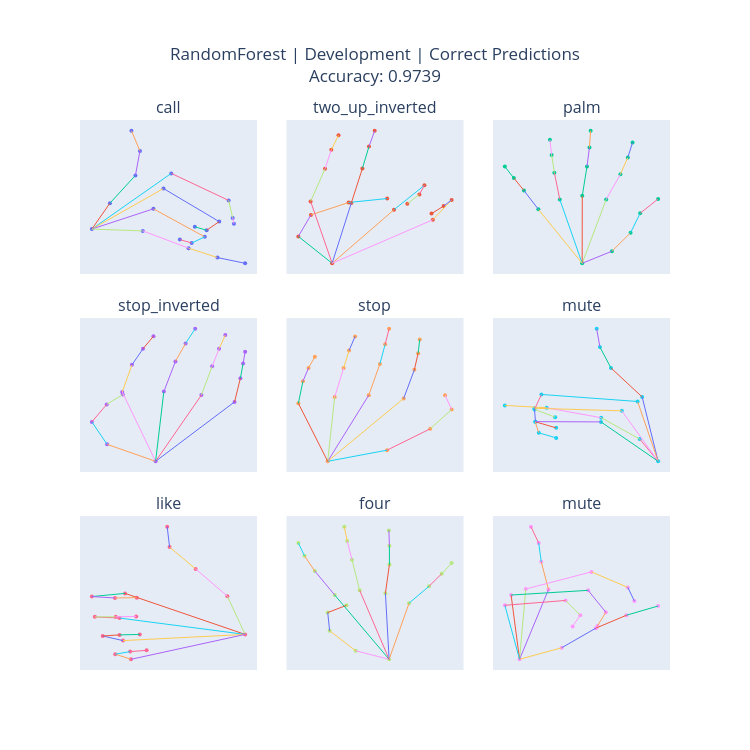

Notebook source saved alongside this figure:
### Code cell
metrics = rf_trainer.results[rf_model_name]["metrics"]["development set"]

rf_corr_pred_fig = plot_correct_landmarks(
    rf_clf,
    X_dev,
    y_dev,
    le,
    model_name="RandomForest",
    dataset_name="Development",
    accuracy=metrics["accuracy"],
    n_samples=9
)

### Figure 1 — Plotly figure (JSON) as saved in the notebook; plotly's stock layout.template omitted (floating-point values rounded to 4 significant figures)
{"data": [{"marker": {"size": 4}, "mode": "markers", "showlegend": false, "type": "scatter", "x": [0.0, 0.1754, 0.4231, 0.4666, 0.3843, 0.7709, 1.328, 1.367, 1.379, 0.6952, 1.236, 1.114, 0.9996, 0.5976, 1.096, 0.9691, 0.8543, 0.4942, 0.9388, 1.219, 1.488], "xaxis": "x", "y": [0.0, -0.3315, -0.6876, -1.0, -1.26, -0.7133, -0.3669, -0.1431, -0.06915, -0.5194, -0.09566, 0.01583, -0.02888, -0.2592, 0.09984, 0.1781, 0.135, 0.02354, 0.2443, 0.365, 0.4384], "yaxis": "y"}, {"line": {"width": 1}, "mode": "lines", "showlegend": false, "type": "scatter", "x": [0, 0.1754], "xaxis": "x", "y": [0, -0.3315], "yaxis": "y"}, {"line": {"width": 1}, "mode": "lines", "showlegend": false, "type": "scatter", "x": [0.1754, 0.4231], "xaxis": "x", "y": [-0.3315, -0.6876], "yaxis": "y"}, {"line": {"width": 1}, "mode": "lines", "showlegend": false, "type": "scatter", "x": [0.4231, 0.4666], "xaxis": "x", "y": [-0.6876, -1.0], "yaxis": "y"}, {"line": {"width": 1}, "mode": "lines", "showlegend": false, "type": "scatter", "x": [0.4666, 0.3843], "xaxis": "x", "y": [-1.0, -1.26], "yaxis": "y"}, {"line": {"width": 1}, "mode": "lines", "showlegend": false, "type": "scatter", "x": [0, 0.7709], "xaxis": "x", "y": [0, -0.7133], "yaxis": "y"}, {"line": {"width": 1}, "mode": "lines", "showlegend": false, "type": "scatter", "x": [0.7709, 1.328], "xaxis": "x", "y": [-0.7133, -0.3669], "yaxis": "y"}, {"line": {"width": 1}, "mode": "lines", "showlegend": false, "type": "scatter", "x": [1.328, 1.367], "xaxis": "x", "y": [-0.3669, -0.1431], "yaxis": "y"}, {"line": {"width": 1}, "mode": "lines", "showlegend": false, "type": "scatter", "x": [1.367, 1.379], "xaxis": "x", "y": [-0.1431, -0.06915], "yaxis": "y"}, {"line": {"width": 1}, "mode": "lines", "showlegend": false, "type": "scatter", "x": [0, 0.6952], "xaxis": "x", "y": [0, -0.5194], "yaxis": "y"}, {"line": {"width": 1}, "mode": "lines", "showlegend": false, "type": "scatter", "x": [0.6952, 1.236], "xaxis": "x", "y": [-0.5194, -0.09566], "yaxis": "y"}, {"line": {"width": 1}, "mode": "lines", "showlegend": false, "type": "scatter", "x": [1.236, 1.114], "xaxis": "x", "y": [-0.09566, 0.01583], "yaxis": "y"}, {"line": {"width": 1}, "mode": "lines", "showlegend": false, "type": "scatter", "x": [1.114, 0.9996], "xaxis": "x", "y": [0.01583, -0.02888], "yaxis": "y"}, {"line": {"width": 1}, "mode": "lines", "showlegend": false, "type": "scatter", "x": [0, 0.5976], "xaxis": "x", "y": [0, -0.2592], "yaxis": "y"}, {"line": {"width": 1}, "mode": "lines", "showlegend": false, "type": "scatter", "x": [0.5976, 1.096], "xaxis": "x", "y": [-0.2592, 0.09984], "yaxis": "y"}, {"line": {"width": 1}, "mode": "lines", "showlegend": false, "type": "scatter", "x": [1.096, 0.9691], "xaxis": "x", "y": [0.09984, 0.1781], "yaxis": "y"}, {"line": {"width": 1}, "mode": "lines", "showlegend": false, "type": "scatter", "x": [0.9691, 0.8543], "xaxis": "x", "y": [0.1781, 0.135], "yaxis": "y"}, {"line": {"width": 1}, "mode": "lines", "showlegend": false, "type": "scatter", "x": [0, 0.4942], "xaxis": "x", "y": [0, 0.02354], "yaxis": "y"}, {"line": {"width": 1}, "mode": "lines", "showlegend": false, "type": "scatter", "x": [0.4942, 0.9388], "xaxis": "x", "y": [0.02354, 0.2443], "yaxis": "y"}, {"line": {"width": 1}, "mode": "lines", "showlegend": false, "type": "scatter", "x": [0.9388, 1.219], "xaxis": "x", "y": [0.2443, 0.365], "yaxis": "y"}, {"line": {"width": 1}, "mode": "lines", "showlegend": false, "type": "scatter", "x": [1.219, 1.488], "xaxis": "x", "y": [0.365, 0.4384], "yaxis": "y"}, {"marker": {"size": 4}, "mode": "markers", "showlegend": false, "type": "scatter", "x": [0.0, -0.09071, -0.05684, 0.04424, 0.1478, -0.05779, -0.01908, -0.002164, 0.01712, 0.05153, 0.0813, 0.09893, 0.1143, 0.1662, 0.2479, 0.2344, 0.202, 0.2705, 0.321, 0.2995, 0.267], "xaxis": "x2", "y": [0.0, -0.2015, -0.3626, -0.4554, -0.4852, -0.4639, -0.708, -0.8502, -0.9592, -0.4513, -0.7105, -0.8742, -0.9934, -0.4014, -0.5843, -0.5158, -0.4464, -0.326, -0.4749, -0.4285, -0.3724], "yaxis": "y2"}, {"line": {"width": 1}, "mode": "lines", "showlegend": false, "type": "scatter", "x": [0, -0.09071], "xaxis": "x2", "y": [0, -0.2015], "yaxis": "y2"}, {"line": {"width": 1}, "mode": "lines", "showlegend": false, "type": "scatter", "x": [-0.09071, -0.05684], "xaxis": "x2", "y": [-0.2015, -0.3626], "yaxis": "y2"}, {"line": {"width": 1}, "mode": "lines", "showlegend": false, "type": "scatter", "x": [-0.05684, 0.04424], "xaxis": "x2", "y": [-0.3626, -0.4554], "yaxis": "y2"}, {"line": {"width": 1}, "mode": "lines", "showlegend": false, "type": "scatter", "x": [0.04424, 0.1478], "xaxis": "x2", "y": [-0.4554, -0.4852], "yaxis": "y2"}, {"line": {"width": 1}, "mode": "lines", "showlegend": false, "type": "scatter", "x": [0, -0.05779], "xaxis": "x2", "y": [0, -0.4639], "yaxis": "y2"}, {"line": {"width": 1}, "mode": "lines", "showlegend": false, "type": "scatter", "x": [-0.05779, -0.01908], "xaxis": "x2", "y": [-0.4639, -0.708], "yaxis": "y2"}, {"line": {"width": 1}, "mode": "lines", "showlegend": false, "type": "scatter", "x": [-0.01908, -0.002164], "xaxis": "x2", "y": [-0.708, -0.8502], "yaxis": "y2"}, {"line": {"width": 1}, "mode": "lines", "showlegend": false, "type": "scatter", "x": [-0.002164, 0.01712], "xaxis": "x2", "y": [-0.8502, -0.9592], "yaxis": "y2"}, {"line": {"width": 1}, "mode": "lines", "showlegend": false, "type": "scatter", "x": [0, 0.05153], "xaxis": "x2", "y": [0, -0.4513], "yaxis": "y2"}, {"line": {"width": 1}, "mode": "lines", "showlegend": false, "type": "scatter", "x": [0.05153, 0.0813], "xaxis": "x2", "y": [-0.4513, -0.7105], "yaxis": "y2"}, {"line": {"width": 1}, "mode": "lines", "showlegend": false, "type": "scatter", "x": [0.0813, 0.09893], "xaxis": "x2", "y": [-0.7105, -0.8742], "yaxis": "y2"}, {"line": {"width": 1}, "mode": "lines", "showlegend": false, "type": "scatter", "x": [0.09893, 0.1143], "xaxis": "x2", "y": [-0.8742, -0.9934], "yaxis": "y2"}, {"line": {"width": 1}, "mode": "lines", "showlegend": false, "type": "scatter", "x": [0, 0.1662], "xaxis": "x2", "y": [0, -0.4014], "yaxis": "y2"}, {"line": {"width": 1}, "mode": "lines", "showlegend": false, "type": "scatter", "x": [0.1662, 0.2479], "xaxis": "x2", "y": [-0.4014, -0.5843], "yaxis": "y2"}, {"line": {"width": 1}, "mode": "lines", "showlegend": false, "type": "scatter", "x": [0.2479, 0.2344], "xaxis": "x2", "y": [-0.5843, -0.5158], "yaxis": "y2"}, {"line": {"width": 1}, "mode": "lines", "showlegend": false, "type": "scatter", "x": [0.2344, 0.202], "xaxis": "x2", "y": [-0.5158, -0.4464], "yaxis": "y2"}, {"line": {"width": 1}, "mode": "lines", "showlegend": false, "type": "scatter", "x": [0, 0.2705], "xaxis": "x2", "y": [0, -0.326], "yaxis": "y2"}, {"line": {"width": 1}, "mode": "lines", "showlegend": false, "type": "scatter", "x": [0.2705, 0.321], "xaxis": "x2", "y": [-0.326, -0.4749], "yaxis": "y2"}, {"line": {"width": 1}, "mode": "lines", "showlegend": false, "type": "scatter", "x": [0.321, 0.2995], "xaxis": "x2", "y": [-0.4749, -0.4285], "yaxis": "y2"}, {"line": {"width": 1}, "mode": "lines", "showlegend": false, "type": "scatter", "x": [0.2995, 0.267], "xaxis": "x2", "y": [-0.4285, -0.3724], "yaxis": "y2"}, {"marker": {"size": 4}, "mode": "markers", "showlegend": false, "type": "scatter", "x": [0.0, 0.1569, 0.2552, 0.3058, 0.4007, 0.1266, 0.2017, 0.2408, 0.2658, 0.0005328, 0.02535, 0.03841, 0.04468, -0.1181, -0.1466, -0.161, -0.1701, -0.2309, -0.3071, -0.3602, -0.4077], "xaxis": "x3", "y": [0.0, -0.09077, -0.23, -0.3769, -0.485, -0.4804, -0.671, -0.7971, -0.9099, -0.5086, -0.7285, -0.8732, -0.999, -0.4813, -0.6828, -0.8168, -0.9301, -0.4065, -0.5487, -0.6417, -0.7286], "yaxis": "y3"}, {"line": {"width": 1}, "mode": "lines", "showlegend": false, "type": "scatter", "x": [0, 0.1569], "xaxis": "x3", "y": [0, -0.09077], "yaxis": "y3"}, {"line": {"width": 1}, "mode": "lines", "showlegend": false, "type": "scatter", "x": [0.1569, 0.2552], "xaxis": "x3", "y": [-0.09077, -0.23], "yaxis": "y3"}, {"line": {"width": 1}, "mode": "lines", "showlegend": false, "type": "scatter", "x": [0.2552, 0.3058], "xaxis": "x3", "y": [-0.23, -0.3769], "yaxis": "y3"}, {"line": {"width": 1}, "mode": "lines", "showlegend": false, "type": "scatter", "x": [0.3058, 0.4007], "xaxis": "x3", "y": [-0.3769, -0.485], "yaxis": "y3"}, {"line": {"width": 1}, "mode": "lines", "showlegend": false, "type": "scatter", "x": [0, 0.1266], "xaxis": "x3", "y": [0, -0.4804], "yaxis": "y3"}, {"line": {"width": 1}, "mode": "lines", "showlegend": false, "type": "scatter", "x": [0.1266, 0.2017], "xaxis": "x3", "y": [-0.4804, -0.671], "yaxis": "y3"}, {"line": {"width": 1}, "mode": "lines", "showlegend": false, "type": "scatter", "x": [0.2017, 0.2408], "xaxis": "x3", "y": [-0.671, -0.7971], "yaxis": "y3"}, {"line": {"width": 1}, "mode": "lines", "showlegend": false, "type": "scatter", "x": [0.2408, 0.2658], "xaxis": "x3", "y": [-0.7971, -0.9099], "yaxis": "y3"}, {"line": {"width": 1}, "mode": "lines", "showlegend": false, "type": "scatter", "x": [0, 0.0005328], "xaxis": "x3", "y": [0, -0.5086], "yaxis": "y3"}, {"line": {"width": 1}, "mode": "lines", "showlegend": false, "type": "scatter", "x": [0.0005328, 0.02535], "xaxis": "x3", "y": [-0.5086, -0.7285], "yaxis": "y3"}, {"line": {"width": 1}, "mode": "lines", "showlegend": false, "type": "scatter", "x": [0.02535, 0.03841], "xaxis": "x3", "y": [-0.7285, -0.8732], "yaxis": "y3"}, {"line": {"width": 1}, "mode": "lines", "showlegend": false, "type": "scatter", "x": [0.03841, 0.04468], "xaxis": "x3", "y": [-0.8732, -0.999], "yaxis": "y3"}, {"line": {"width": 1}, "mode": "lines", "showlegend": false, "type": "scatter", "x": [0, -0.1181], "xaxis": "x3", "y": [0, -0.4813], "yaxis": "y3"}, {"line": {"width": 1}, "mode": "lines", "showlegend": false, "type": "scatter", "x": [-0.1181, -0.1466], "xaxis": "x3", "y": [-0.4813, -0.6828], "yaxis": "y3"}, {"line": {"width": 1}, "mode": "lines", "showlegend": false, "type": "scatter", "x": [-0.1466, -0.161], "xaxis": "x3", "y": [-0.6828, -0.8168], "yaxis": "y3"}, {"line": {"width": 1}, "mode": "lines", "showlegend": false, "type": "scatter", "x": [-0.161, -0.1701], "xaxis": "x3", "y": [-0.8168, -0.9301], "yaxis": "y3"}, {"line": {"width": 1}, "mode": "lines", "showlegend": false, "type": "scatter", "x": [0, -0.2309], "xaxis": "x3", "y": [0, -0.4065], "yaxis": "y3"}, {"line": {"width": 1}, "mode": "lines", "showlegend": false, "type": "scatter", "x": [-0.2309, -0.3071], "xaxis": "x3", "y": [-0.4065, -0.5487], "yaxis": "y3"}, {"line": {"width": 1}, "mode": "lines", "showlegend": false, "type": "scatter", "x": [-0.3071, -0.3602], "xaxis": "x3", "y": [-0.5487, -0.6417], "yaxis": "y3"}, {"line": {"width": 1}, "mode": "lines", "showlegend": false, "type": "scatter", "x": [-0.3602, -0.4077], "xaxis": "x3", "y": [-0.6417, -0.7286], "yaxis": "y3"}, {"marker": {"size": 4}, "mode": "markers", "showlegend": false, "type": "scatter", "x": [0.0, -0.1417, -0.1862, -0.143, -0.09597, -0.0976, -0.06914, -0.03681, -0.006231, 0.02402, 0.05792, 0.0876, 0.1156, 0.1337, 0.1652, 0.1853, 0.2036, 0.2305, 0.2477, 0.2556, 0.2616], "xaxis": "x4", "y": [0.0, -0.1271, -0.295, -0.4261, -0.4998, -0.5194, -0.7224, -0.843, -0.9371, -0.522, -0.7481, -0.8833, -0.9933, -0.4958, -0.7119, -0.8423, -0.9457, -0.4448, -0.6225, -0.7317, -0.8215], "yaxis": "y4"}, {"line": {"width": 1}, "mode": "lines", "showlegend": false, "type": "scatter", "x": [0, -0.1417], "xaxis": "x4", "y": [0, -0.1271], "yaxis": "y4"}, {"line": {"width": 1}, "mode": "lines", "showlegend": false, "type": "scatter", "x": [-0.1417, -0.1862], "xaxis": "x4", "y": [-0.1271, -0.295], "yaxis": "y4"}, {"line": {"width": 1}, "mode": "lines", "showlegend": false, "type": "scatter", "x": [-0.1862, -0.143], "xaxis": "x4", "y": [-0.295, -0.4261], "yaxis": "y4"}, {"line": {"width": 1}, "mode": "lines", "showlegend": false, "type": "scatter", "x": [-0.143, -0.09597], "xaxis": "x4", "y": [-0.4261, -0.4998], "yaxis": "y4"}, {"line": {"width": 1}, "mode": "lines", "showlegend": false, "type": "scatter", "x": [0, -0.0976], "xaxis": "x4", "y": [0, -0.5194], "yaxis": "y4"}, {"line": {"width": 1}, "mode": "lines", "showlegend": false, "type": "scatter", "x": [-0.0976, -0.06914], "xaxis": "x4", "y": [-0.5194, -0.7224], "yaxis": "y4"}, {"line": {"width": 1}, "mode": "lines", "showlegend": false, "type": "scatter", "x": [-0.06914, -0.03681], "xaxis": "x4", "y": [-0.7224, -0.843], "yaxis": "y4"}, {"line": {"width": 1}, "mode": "lines", "showlegend": false, "type": "scatter", "x": [-0.03681, -0.006231], "xaxis": "x4", "y": [-0.843, -0.9371], "yaxis": "y4"}, {"line": {"width": 1}, "mode": "lines", "showlegend": false, "type": "scatter", "x": [0, 0.02402], "xaxis": "x4", "y": [0, -0.522], "yaxis": "y4"}, {"line": {"width": 1}, "mode": "lines", "showlegend": false, "type": "scatter", "x": [0.02402, 0.05792], "xaxis": "x4", "y": [-0.522, -0.7481], "yaxis": "y4"}, {"line": {"width": 1}, "mode": "lines", "showlegend": false, "type": "scatter", "x": [0.05792, 0.0876], "xaxis": "x4", "y": [-0.7481, -0.8833], "yaxis": "y4"}, {"line": {"width": 1}, "mode": "lines", "showlegend": false, "type": "scatter", "x": [0.0876, 0.1156], "xaxis": "x4", "y": [-0.8833, -0.9933], "yaxis": "y4"}, {"line": {"width": 1}, "mode": "lines", "showlegend": false, "type": "scatter", "x": [0, 0.1337], "xaxis": "x4", "y": [0, -0.4958], "yaxis": "y4"}, {"line": {"width": 1}, "mode": "lines", "showlegend": false, "type": "scatter", "x": [0.1337, 0.1652], "xaxis": "x4", "y": [-0.4958, -0.7119], "yaxis": "y4"}, {"line": {"width": 1}, "mode": "lines", "showlegend": false, "type": "scatter", "x": [0.1652, 0.1853], "xaxis": "x4", "y": [-0.7119, -0.8423], "yaxis": "y4"}, {"line": {"width": 1}, "mode": "lines", "showlegend": false, "type": "scatter", "x": [0.1853, 0.2036], "xaxis": "x4", "y": [-0.8423, -0.9457], "yaxis": "y4"}, {"line": {"width": 1}, "mode": "lines", "showlegend": false, "type": "scatter", "x": [0, 0.2305], "xaxis": "x4", "y": [0, -0.4448], "yaxis": "y4"}, {"line": {"width": 1}, "mode": "lines", "showlegend": false, "type": "scatter", "x": [0.2305, 0.2477], "xaxis": "x4", "y": [-0.4448, -0.6225], "yaxis": "y4"}, {"line": {"width": 1}, "mode": "lines", "showlegend": false, "type": "scatter", "x": [0.2477, 0.2556], "xaxis": "x4", "y": [-0.6225, -0.7317], "yaxis": "y4"}, {"line": {"width": 1}, "mode": "lines", "showlegend": false, "type": "scatter", "x": [0.2556, 0.2616], "xaxis": "x4", "y": [-0.7317, -0.8215], "yaxis": "y4"}, {"marker": {"size": 4}, "mode": "markers", "showlegend": false, "type": "scatter", "x": [0.0, 0.1895, 0.3274, 0.3959, 0.3748, 0.2425, 0.2767, 0.2888, 0.2939, 0.1311, 0.1668, 0.1835, 0.1962, 0.02234, 0.05089, 0.06818, 0.08753, -0.09373, -0.0791, -0.06118, -0.04111], "xaxis": "x5", "y": [0.0, -0.08234, -0.2402, -0.3836, -0.4892, -0.4643, -0.6761, -0.7989, -0.901, -0.4891, -0.7202, -0.8649, -0.9806, -0.4758, -0.6895, -0.8193, -0.9237, -0.429, -0.5914, -0.6905, -0.7727], "yaxis": "y5"}, {"line": {"width": 1}, "mode": "lines", "showlegend": false, "type": "scatter", "x": [0, 0.1895], "xaxis": "x5", "y": [0, -0.08234], "yaxis": "y5"}, {"line": {"width": 1}, "mode": "lines", "showlegend": false, "type": "scatter", "x": [0.1895, 0.3274], "xaxis": "x5", "y": [-0.08234, -0.2402], "yaxis": "y5"}, {"line": {"width": 1}, "mode": "lines", "showlegend": false, "type": "scatter", "x": [0.3274, 0.3959], "xaxis": "x5", "y": [-0.2402, -0.3836], "yaxis": "y5"}, {"line": {"width": 1}, "mode": "lines", "showlegend": false, "type": "scatter", "x": [0.3959, 0.3748], "xaxis": "x5", "y": [-0.3836, -0.4892], "yaxis": "y5"}, {"line": {"width": 1}, "mode": "lines", "showlegend": false, "type": "scatter", "x": [0, 0.2425], "xaxis": "x5", "y": [0, -0.4643], "yaxis": "y5"}, {"line": {"width": 1}, "mode": "lines", "showlegend": false, "type": "scatter", "x": [0.2425, 0.2767], "xaxis": "x5", "y": [-0.4643, -0.6761], "yaxis": "y5"}, {"line": {"width": 1}, "mode": "lines", "showlegend": false, "type": "scatter", "x": [0.2767, 0.2888], "xaxis": "x5", "y": [-0.6761, -0.7989], "yaxis": "y5"}, {"line": {"width": 1}, "mode": "lines", "showlegend": false, "type": "scatter", "x": [0.2888, 0.2939], "xaxis": "x5", "y": [-0.7989, -0.901], "yaxis": "y5"}, {"line": {"width": 1}, "mode": "lines", "showlegend": false, "type": "scatter", "x": [0, 0.1311], "xaxis": "x5", "y": [0, -0.4891], "yaxis": "y5"}, {"line": {"width": 1}, "mode": "lines", "showlegend": false, "type": "scatter", "x": [0.1311, 0.1668], "xaxis": "x5", "y": [-0.4891, -0.7202], "yaxis": "y5"}, {"line": {"width": 1}, "mode": "lines", "showlegend": false, "type": "scatter", "x": [0.1668, 0.1835], "xaxis": "x5", "y": [-0.7202, -0.8649], "yaxis": "y5"}, {"line": {"width": 1}, "mode": "lines", "showlegend": false, "type": "scatter", "x": [0.1835, 0.1962], "xaxis": "x5", "y": [-0.8649, -0.9806], "yaxis": "y5"}, {"line": {"width": 1}, "mode": "lines", "showlegend": false, "type": "scatter", "x": [0, 0.02234], "xaxis": "x5", "y": [0, -0.4758], "yaxis": "y5"}, {"line": {"width": 1}, "mode": "lines", "showlegend": false, "type": "scatter", "x": [0.02234, 0.05089], "xaxis": "x5", "y": [-0.4758, -0.6895], "yaxis": "y5"}, {"line": {"width": 1}, "mode": "lines", "showlegend": false, "type": "scatter", "x": [0.05089, 0.06818], "xaxis": "x5", "y": [-0.6895, -0.8193], "yaxis": "y5"}, {"line": {"width": 1}, "mode": "lines", "showlegend": false, "type": "scatter", "x": [0.06818, 0.08753], "xaxis": "x5", "y": [-0.8193, -0.9237], "yaxis": "y5"}, {"line": {"width": 1}, "mode": "lines", "showlegend": false, "type": "scatter", "x": [0, -0.09373], "xaxis": "x5", "y": [0, -0.429], "yaxis": "y5"}, {"line": {"width": 1}, "mode": "lines", "showlegend": false, "type": "scatter", "x": [-0.09373, -0.0791], "xaxis": "x5", "y": [-0.429, -0.5914], "yaxis": "y5"}, {"line": {"width": 1}, "mode": "lines", "showlegend": false, "type": "scatter", "x": [-0.0791, -0.06118], "xaxis": "x5", "y": [-0.5914, -0.6905], "yaxis": "y5"}, {"line": {"width": 1}, "mode": "lines", "showlegend": false, "type": "scatter", "x": [-0.06118, -0.04111], "xaxis": "x5", "y": [-0.6905, -0.7727], "yaxis": "y5"}, {"marker": {"size": 4}, "mode": "markers", "showlegend": false, "type": "scatter", "x": [0.0, -0.1263, -0.3885, -0.7605, -1.046, -0.109, -0.3218, -0.3972, -0.4193, -0.1402, -0.796, -0.8433, -0.7022, -0.2478, -0.8437, -0.8365, -0.6954, -0.3899, -0.8388, -0.8141, -0.6954], "xaxis": "x6", "y": [0.0, -0.3598, -0.7034, -0.8635, -0.902, -1.038, -1.506, -1.843, -2.139, -0.9651, -1.078, -0.8372, -0.712, -0.8142, -0.8562, -0.6366, -0.5395, -0.6356, -0.6397, -0.459, -0.3777], "yaxis": "y6"}, {"line": {"width": 1}, "mode": "lines", "showlegend": false, "type": "scatter", "x": [0, -0.1263], "xaxis": "x6", "y": [0, -0.3598], "yaxis": "y6"}, {"line": {"width": 1}, "mode": "lines", "showlegend": false, "type": "scatter", "x": [-0.1263, -0.3885], "xaxis": "x6", "y": [-0.3598, -0.7034], "yaxis": "y6"}, {"line": {"width": 1}, "mode": "lines", "showlegend": false, "type": "scatter", "x": [-0.3885, -0.7605], "xaxis": "x6", "y": [-0.7034, -0.8635], "yaxis": "y6"}, {"line": {"width": 1}, "mode": "lines", "showlegend": false, "type": "scatter", "x": [-0.7605, -1.046], "xaxis": "x6", "y": [-0.8635, -0.902], "yaxis": "y6"}, {"line": {"width": 1}, "mode": "lines", "showlegend": false, "type": "scatter", "x": [0, -0.109], "xaxis": "x6", "y": [0, -1.038], "yaxis": "y6"}, {"line": {"width": 1}, "mode": "lines", "showlegend": false, "type": "scatter", "x": [-0.109, -0.3218], "xaxis": "x6", "y": [-1.038, -1.506], "yaxis": "y6"}, {"line": {"width": 1}, "mode": "lines", "showlegend": false, "type": "scatter", "x": [-0.3218, -0.3972], "xaxis": "x6", "y": [-1.506, -1.843], "yaxis": "y6"}, {"line": {"width": 1}, "mode": "lines", "showlegend": false, "type": "scatter", "x": [-0.3972, -0.4193], "xaxis": "x6", "y": [-1.843, -2.139], "yaxis": "y6"}, {"line": {"width": 1}, "mode": "lines", "showlegend": false, "type": "scatter", "x": [0, -0.1402], "xaxis": "x6", "y": [0, -0.9651], "yaxis": "y6"}, {"line": {"width": 1}, "mode": "lines", "showlegend": false, "type": "scatter", "x": [-0.1402, -0.796], "xaxis": "x6", "y": [-0.9651, -1.078], "yaxis": "y6"}, {"line": {"width": 1}, "mode": "lines", "showlegend": false, "type": "scatter", "x": [-0.796, -0.8433], "xaxis": "x6", "y": [-1.078, -0.8372], "yaxis": "y6"}, {"line": {"width": 1}, "mode": "lines", "showlegend": false, "type": "scatter", "x": [-0.8433, -0.7022], "xaxis": "x6", "y": [-0.8372, -0.712], "yaxis": "y6"}, {"line": {"width": 1}, "mode": "lines", "showlegend": false, "type": "scatter", "x": [0, -0.2478], "xaxis": "x6", "y": [0, -0.8142], "yaxis": "y6"}, {"line": {"width": 1}, "mode": "lines", "showlegend": false, "type": "scatter", "x": [-0.2478, -0.8437], "xaxis": "x6", "y": [-0.8142, -0.8562], "yaxis": "y6"}, {"line": {"width": 1}, "mode": "lines", "showlegend": false, "type": "scatter", "x": [-0.8437, -0.8365], "xaxis": "x6", "y": [-0.8562, -0.6366], "yaxis": "y6"}, {"line": {"width": 1}, "mode": "lines", "showlegend": false, "type": "scatter", "x": [-0.8365, -0.6954], "xaxis": "x6", "y": [-0.6366, -0.5395], "yaxis": "y6"}, {"line": {"width": 1}, "mode": "lines", "showlegend": false, "type": "scatter", "x": [0, -0.3899], "xaxis": "x6", "y": [0, -0.6356], "yaxis": "y6"}, {"line": {"width": 1}, "mode": "lines", "showlegend": false, "type": "scatter", "x": [-0.3899, -0.8388], "xaxis": "x6", "y": [-0.6356, -0.6397], "yaxis": "y6"}, {"line": {"width": 1}, "mode": "lines", "showlegend": false, "type": "scatter", "x": [-0.8388, -0.8141], "xaxis": "x6", "y": [-0.6397, -0.459], "yaxis": "y6"}, {"line": {"width": 1}, "mode": "lines", "showlegend": false, "type": "scatter", "x": [-0.8141, -0.6954], "xaxis": "x6", "y": [-0.459, -0.3777], "yaxis": "y6"}, {"marker": {"size": 4}, "mode": "markers", "showlegend": false, "type": "scatter", "x": [0.0, -0.1573, -0.4375, -0.6677, -0.689, -1.062, -1.355, -1.15, -0.9577, -1.109, -1.329, -1.144, -0.9628, -1.079, -1.259, -1.11, -0.9313, -1.009, -1.148, -1.016, -0.8707], "xaxis": "x7", "y": [0.0, -0.5754, -0.9857, -1.314, -1.621, -0.6173, -0.5696, -0.548, -0.5534, -0.246, -0.2641, -0.2648, -0.2702, 0.09306, 0.02338, 0.007391, 0.0002646, 0.3745, 0.2975, 0.2588, 0.2396], "yaxis": "y7"}, {"line": {"width": 1}, "mode": "lines", "showlegend": false, "type": "scatter", "x": [0, -0.1573], "xaxis": "x7", "y": [0, -0.5754], "yaxis": "y7"}, {"line": {"width": 1}, "mode": "lines", "showlegend": false, "type": "scatter", "x": [-0.1573, -0.4375], "xaxis": "x7", "y": [-0.5754, -0.9857], "yaxis": "y7"}, {"line": {"width": 1}, "mode": "lines", "showlegend": false, "type": "scatter", "x": [-0.4375, -0.6677], "xaxis": "x7", "y": [-0.9857, -1.314], "yaxis": "y7"}, {"line": {"width": 1}, "mode": "lines", "showlegend": false, "type": "scatter", "x": [-0.6677, -0.689], "xaxis": "x7", "y": [-1.314, -1.621], "yaxis": "y7"}, {"line": {"width": 1}, "mode": "lines", "showlegend": false, "type": "scatter", "x": [0, -1.062], "xaxis": "x7", "y": [0, -0.6173], "yaxis": "y7"}, {"line": {"width": 1}, "mode": "lines", "showlegend": false, "type": "scatter", "x": [-1.062, -1.355], "xaxis": "x7", "y": [-0.6173, -0.5696], "yaxis": "y7"}, {"line": {"width": 1}, "mode": "lines", "showlegend": false, "type": "scatter", "x": [-1.355, -1.15], "xaxis": "x7", "y": [-0.5696, -0.548], "yaxis": "y7"}, {"line": {"width": 1}, "mode": "lines", "showlegend": false, "type": "scatter", "x": [-1.15, -0.9577], "xaxis": "x7", "y": [-0.548, -0.5534], "yaxis": "y7"}, {"line": {"width": 1}, "mode": "lines", "showlegend": false, "type": "scatter", "x": [0, -1.109], "xaxis": "x7", "y": [0, -0.246], "yaxis": "y7"}, {"line": {"width": 1}, "mode": "lines", "showlegend": false, "type": "scatter", "x": [-1.109, -1.329], "xaxis": "x7", "y": [-0.246, -0.2641], "yaxis": "y7"}, {"line": {"width": 1}, "mode": "lines", "showlegend": false, "type": "scatter", "x": [-1.329, -1.144], "xaxis": "x7", "y": [-0.2641, -0.2648], "yaxis": "y7"}, {"line": {"width": 1}, "mode": "lines", "showlegend": false, "type": "scatter", "x": [-1.144, -0.9628], "xaxis": "x7", "y": [-0.2648, -0.2702], "yaxis": "y7"}, {"line": {"width": 1}, "mode": "lines", "showlegend": false, "type": "scatter", "x": [0, -1.079], "xaxis": "x7", "y": [0, 0.09306], "yaxis": "y7"}, {"line": {"width": 1}, "mode": "lines", "showlegend": false, "type": "scatter", "x": [-1.079, -1.259], "xaxis": "x7", "y": [0.09306, 0.02338], "yaxis": "y7"}, {"line": {"width": 1}, "mode": "lines", "showlegend": false, "type": "scatter", "x": [-1.259, -1.11], "xaxis": "x7", "y": [0.02338, 0.007391], "yaxis": "y7"}, {"line": {"width": 1}, "mode": "lines", "showlegend": false, "type": "scatter", "x": [-1.11, -0.9313], "xaxis": "x7", "y": [0.007391, 0.0002646], "yaxis": "y7"}, {"line": {"width": 1}, "mode": "lines", "showlegend": false, "type": "scatter", "x": [0, -1.009], "xaxis": "x7", "y": [0, 0.3745], "yaxis": "y7"}, {"line": {"width": 1}, "mode": "lines", "showlegend": false, "type": "scatter", "x": [-1.009, -1.148], "xaxis": "x7", "y": [0.3745, 0.2975], "yaxis": "y7"}, {"line": {"width": 1}, "mode": "lines", "showlegend": false, "type": "scatter", "x": [-1.148, -1.016], "xaxis": "x7", "y": [0.2975, 0.2588], "yaxis": "y7"}, {"line": {"width": 1}, "mode": "lines", "showlegend": false, "type": "scatter", "x": [-1.016, -0.8707], "xaxis": "x7", "y": [0.2588, 0.2396], "yaxis": "y7"}, {"marker": {"size": 4}, "mode": "markers", "showlegend": false, "type": "scatter", "x": [0.0, -0.1547, -0.275, -0.2839, -0.1972, -0.2515, -0.3436, -0.3912, -0.4197, -0.1362, -0.1718, -0.1938, -0.2072, -0.01714, 0.001552, 0.001306, -0.001022, 0.09238, 0.1845, 0.2431, 0.2892], "xaxis": "x8", "y": [0.0, -0.06301, -0.2099, -0.3449, -0.3979, -0.4743, -0.6508, -0.7632, -0.8578, -0.509, -0.7345, -0.8724, -0.9783, -0.4876, -0.6998, -0.8378, -0.9506, -0.4144, -0.5387, -0.6311, -0.7099], "yaxis": "y8"}, {"line": {"width": 1}, "mode": "lines", "showlegend": false, "type": "scatter", "x": [0, -0.1547], "xaxis": "x8", "y": [0, -0.06301], "yaxis": "y8"}, {"line": {"width": 1}, "mode": "lines", "showlegend": false, "type": "scatter", "x": [-0.1547, -0.275], "xaxis": "x8", "y": [-0.06301, -0.2099], "yaxis": "y8"}, {"line": {"width": 1}, "mode": "lines", "showlegend": false, "type": "scatter", "x": [-0.275, -0.2839], "xaxis": "x8", "y": [-0.2099, -0.3449], "yaxis": "y8"}, {"line": {"width": 1}, "mode": "lines", "showlegend": false, "type": "scatter", "x": [-0.2839, -0.1972], "xaxis": "x8", "y": [-0.3449, -0.3979], "yaxis": "y8"}, {"line": {"width": 1}, "mode": "lines", "showlegend": false, "type": "scatter", "x": [0, -0.2515], "xaxis": "x8", "y": [0, -0.4743], "yaxis": "y8"}, {"line": {"width": 1}, "mode": "lines", "showlegend": false, "type": "scatter", "x": [-0.2515, -0.3436], "xaxis": "x8", "y": [-0.4743, -0.6508], "yaxis": "y8"}, {"line": {"width": 1}, "mode": "lines", "showlegend": false, "type": "scatter", "x": [-0.3436, -0.3912], "xaxis": "x8", "y": [-0.6508, -0.7632], "yaxis": "y8"}, {"line": {"width": 1}, "mode": "lines", "showlegend": false, "type": "scatter", "x": [-0.3912, -0.4197], "xaxis": "x8", "y": [-0.7632, -0.8578], "yaxis": "y8"}, {"line": {"width": 1}, "mode": "lines", "showlegend": false, "type": "scatter", "x": [0, -0.1362], "xaxis": "x8", "y": [0, -0.509], "yaxis": "y8"}, {"line": {"width": 1}, "mode": "lines", "showlegend": false, "type": "scatter", "x": [-0.1362, -0.1718], "xaxis": "x8", "y": [-0.509, -0.7345], "yaxis": "y8"}, {"line": {"width": 1}, "mode": "lines", "showlegend": false, "type": "scatter", "x": [-0.1718, -0.1938], "xaxis": "x8", "y": [-0.7345, -0.8724], "yaxis": "y8"}, {"line": {"width": 1}, "mode": "lines", "showlegend": false, "type": "scatter", "x": [-0.1938, -0.2072], "xaxis": "x8", "y": [-0.8724, -0.9783], "yaxis": "y8"}, {"line": {"width": 1}, "mode": "lines", "showlegend": false, "type": "scatter", "x": [0, -0.01714], "xaxis": "x8", "y": [0, -0.4876], "yaxis": "y8"}, {"line": {"width": 1}, "mode": "lines", "showlegend": false, "type": "scatter", "x": [-0.01714, 0.001552], "xaxis": "x8", "y": [-0.4876, -0.6998], "yaxis": "y8"}, {"line": {"width": 1}, "mode": "lines", "showlegend": false, "type": "scatter", "x": [0.001552, 0.001306], "xaxis": "x8", "y": [-0.6998, -0.8378], "yaxis": "y8"}, {"line": {"width": 1}, "mode": "lines", "showlegend": false, "type": "scatter", "x": [0.001306, -0.001022], "xaxis": "x8", "y": [-0.8378, -0.9506], "yaxis": "y8"}, {"line": {"width": 1}, "mode": "lines", "showlegend": false, "type": "scatter", "x": [0, 0.09238], "xaxis": "x8", "y": [0, -0.4144], "yaxis": "y8"}, {"line": {"width": 1}, "mode": "lines", "showlegend": false, "type": "scatter", "x": [0.09238, 0.1845], "xaxis": "x8", "y": [-0.4144, -0.5387], "yaxis": "y8"}, {"line": {"width": 1}, "mode": "lines", "showlegend": false, "type": "scatter", "x": [0.1845, 0.2431], "xaxis": "x8", "y": [-0.5387, -0.6311], "yaxis": "y8"}, {"line": {"width": 1}, "mode": "lines", "showlegend": false, "type": "scatter", "x": [0.2431, 0.2892], "xaxis": "x8", "y": [-0.6311, -0.7099], "yaxis": "y8"}, {"marker": {"size": 4}, "mode": "markers", "showlegend": false, "type": "scatter", "x": [0.0, 0.2484, 0.4498, 0.63, 0.8165, 0.1705, 0.1278, 0.1128, 0.06696, 0.03656, 0.4232, 0.6379, 0.6766, -0.04975, 0.4038, 0.5083, 0.4589, -0.08666, 0.2714, 0.3575, 0.3128], "xaxis": "x9", "y": [0.0, -0.1464, -0.3941, -0.5576, -0.6743, -0.883, -1.233, -1.471, -1.677, -0.8893, -1.106, -0.9094, -0.7364, -0.8129, -0.8723, -0.5956, -0.4227, -0.6832, -0.7446, -0.5569, -0.4161], "yaxis": "y9"}, {"line": {"width": 1}, "mode": "lines", "showlegend": false, "type": "scatter", "x": [0, 0.2484], "xaxis": "x9", "y": [0, -0.1464], "yaxis": "y9"}, {"line": {"width": 1}, "mode": "lines", "showlegend": false, "type": "scatter", "x": [0.2484, 0.4498], "xaxis": "x9", "y": [-0.1464, -0.3941], "yaxis": "y9"}, {"line": {"width": 1}, "mode": "lines", "showlegend": false, "type": "scatter", "x": [0.4498, 0.63], "xaxis": "x9", "y": [-0.3941, -0.5576], "yaxis": "y9"}, {"line": {"width": 1}, "mode": "lines", "showlegend": false, "type": "scatter", "x": [0.63, 0.8165], "xaxis": "x9", "y": [-0.5576, -0.6743], "yaxis": "y9"}, {"line": {"width": 1}, "mode": "lines", "showlegend": false, "type": "scatter", "x": [0, 0.1705], "xaxis": "x9", "y": [0, -0.883], "yaxis": "y9"}, {"line": {"width": 1}, "mode": "lines", "showlegend": false, "type": "scatter", "x": [0.1705, 0.1278], "xaxis": "x9", "y": [-0.883, -1.233], "yaxis": "y9"}, {"line": {"width": 1}, "mode": "lines", "showlegend": false, "type": "scatter", "x": [0.1278, 0.1128], "xaxis": "x9", "y": [-1.233, -1.471], "yaxis": "y9"}, {"line": {"width": 1}, "mode": "lines", "showlegend": false, "type": "scatter", "x": [0.1128, 0.06696], "xaxis": "x9", "y": [-1.471, -1.677], "yaxis": "y9"}, {"line": {"width": 1}, "mode": "lines", "showlegend": false, "type": "scatter", "x": [0, 0.03656], "xaxis": "x9", "y": [0, -0.8893], "yaxis": "y9"}, {"line": {"width": 1}, "mode": "lines", "showlegend": false, "type": "scatter", "x": [0.03656, 0.4232], "xaxis": "x9", "y": [-0.8893, -1.106], "yaxis": "y9"}, {"line": {"width": 1}, "mode": "lines", "showlegend": false, "type": "scatter", "x": [0.4232, 0.6379], "xaxis": "x9", "y": [-1.106, -0.9094], "yaxis": "y9"}, {"line": {"width": 1}, "mode": "lines", "showlegend": false, "type": "scatter", "x": [0.6379, 0.6766], "xaxis": "x9", "y": [-0.9094, -0.7364], "yaxis": "y9"}, {"line": {"width": 1}, "mode": "lines", "showlegend": false, "type": "scatter", "x": [0, -0.04975], "xaxis": "x9", "y": [0, -0.8129], "yaxis": "y9"}, {"line": {"width": 1}, "mode": "lines", "showlegend": false, "type": "scatter", "x": [-0.04975, 0.4038], "xaxis": "x9", "y": [-0.8129, -0.8723], "yaxis": "y9"}, {"line": {"width": 1}, "mode": "lines", "showlegend": false, "type": "scatter", "x": [0.4038, 0.5083], "xaxis": "x9", "y": [-0.8723, -0.5956], "yaxis": "y9"}, {"line": {"width": 1}, "mode": "lines", "showlegend": false, "type": "scatter", "x": [0.5083, 0.4589], "xaxis": "x9", "y": [-0.5956, -0.4227], "yaxis": "y9"}, {"line": {"width": 1}, "mode": "lines", "showlegend": false, "type": "scatter", "x": [0, -0.08666], "xaxis": "x9", "y": [0, -0.6832], "yaxis": "y9"}, {"line": {"width": 1}, "mode": "lines", "showlegend": false, "type": "scatter", "x": [-0.08666, 0.2714], "xaxis": "x9", "y": [-0.6832, -0.7446], "yaxis": "y9"}, {"line": {"width": 1}, "mode": "lines", "showlegend": false, "type": "scatter", "x": [0.2714, 0.3575], "xaxis": "x9", "y": [-0.7446, -0.5569], "yaxis": "y9"}, {"line": {"width": 1}, "mode": "lines", "showlegend": false, "type": "scatter", "x": [0.3575, 0.3128], "xaxis": "x9", "y": [-0.5569, -0.4161], "yaxis": "y9"}], "layout": {"annotations": [{"font": {"size": 16}, "showarrow": false, "text": "call", "x": 0.15, "xanchor": "center", "xref": "paper", "y": 1, "yanchor": "bottom", "yref": "paper"}, {"font": {"size": 16}, "showarrow": false, "text": "two_up_inverted", "x": 0.5, "xanchor": "center", "xref": "paper", "y": 1, "yanchor": "bottom", "yref": "paper"}, {"font": {"size": 16}, "showarrow": false, "text": "palm", "x": 0.85, "xanchor": "center", "xref": "paper", "y": 1, "yanchor": "bottom", "yref": "paper"}, {"font": {"size": 16}, "showarrow": false, "text": "stop_inverted", "x": 0.15, "xanchor": "center", "xref": "paper", "y": 0.64, "yanchor": "bottom", "yref": "paper"}, {"font": {"size": 16}, "showarrow": false, "text": "stop", "x": 0.5, "xanchor": "center", "xref": "paper", "y": 0.64, "yanchor": "bottom", "yref": "paper"}, {"font": {"size": 16}, "showarrow": false, "text": "mute", "x": 0.85, "xanchor": "center", "xref": "paper", "y": 0.64, "yanchor": "bottom", "yref": "paper"}, {"font": {"size": 16}, "showarrow": false, "text": "like", "x": 0.15, "xanchor": "center", "xref": "paper", "y": 0.28, "yanchor": "bottom", "yref": "paper"}, {"font": {"size": 16}, "showarrow": false, "text": "four", "x": 0.5, "xanchor": "center", "xref": "paper", "y": 0.28, "yanchor": "bottom", "yref": "paper"}, {"font": {"size": 16}, "showarrow": false, "text": "mute", "x": 0.85, "xanchor": "center", "xref": "paper", "y": 0.28, "yanchor": "bottom", "yref": "paper"}], "height": 750, "margin": {"t": 120}, "showlegend": false, "title": {"text": "RandomForest | Development | Correct Predictions<br>Accuracy: 0.9739", "x": 0.5, "xanchor": "center"}, "width": 750, "xaxis": {"anchor": "y", "domain": [0, 0.3], "visible": false}, "xaxis2": {"anchor": "y2", "domain": [0.35, 0.65], "visible": false}, "xaxis3": {"anchor": "y3", "domain": [0.7, 1], "visible": false}, "xaxis4": {"anchor": "y4", "domain": [0, 0.3], "visible": false}, "xaxis5": {"anchor": "y5", "domain": [0.35, 0.65], "visible": false}, "xaxis6": {"anchor": "y6", "domain": [0.7, 1], "visible": false}, "xaxis7": {"anchor": "y7", "domain": [0, 0.3], "visible": false}, "xaxis8": {"anchor": "y8", "domain": [0.35, 0.65], "visible": false}, "xaxis9": {"anchor": "y9", "domain": [0.7, 1], "visible": false}, "yaxis": {"anchor": "x", "autorange": "reversed", "domain": [0.72, 1], "visible": false}, "yaxis2": {"anchor": "x2", "autorange": "reversed", "domain": [0.72, 1], "visible": false}, "yaxis3": {"anchor": "x3", "autorange": "reversed", "domain": [0.72, 1], "visible": false}, "yaxis4": {"anchor": "x4", "autorange": "reversed", "domain": [0.36, 0.64], "visible": false}, "yaxis5": {"anchor": "x5", "autorange": "reversed", "domain": [0.36, 0.64], "visible": false}, "yaxis6": {"anchor": "x6", "autorange": "reversed", "domain": [0.36, 0.64], "visible": false}, "yaxis7": {"anchor": "x7", "autorange": "reversed", "domain": [0, 0.28], "visible": false}, "yaxis8": {"anchor": "x8", "autorange": "reversed", "domain": [0, 0.28], "visible": false}, "yaxis9": {"anchor": "x9", "autorange": "reversed", "domain": [0, 0.28], "visible": false}}}
